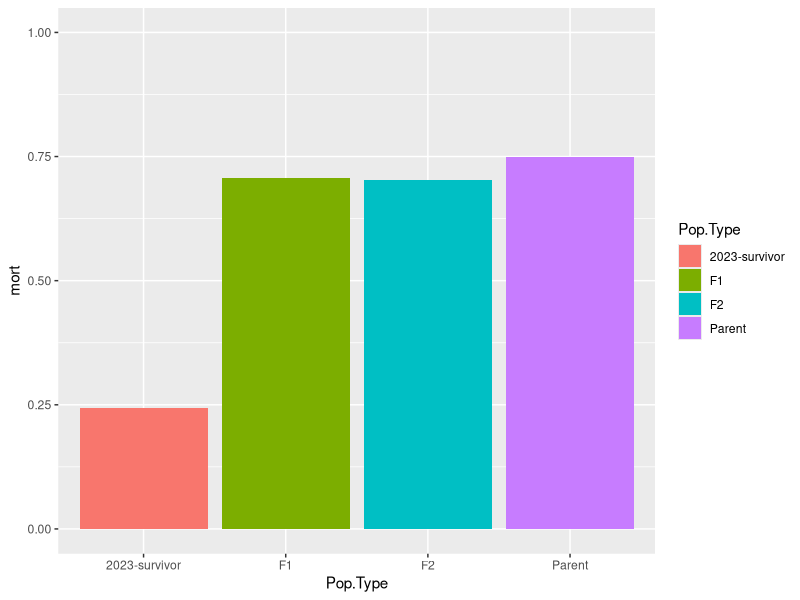
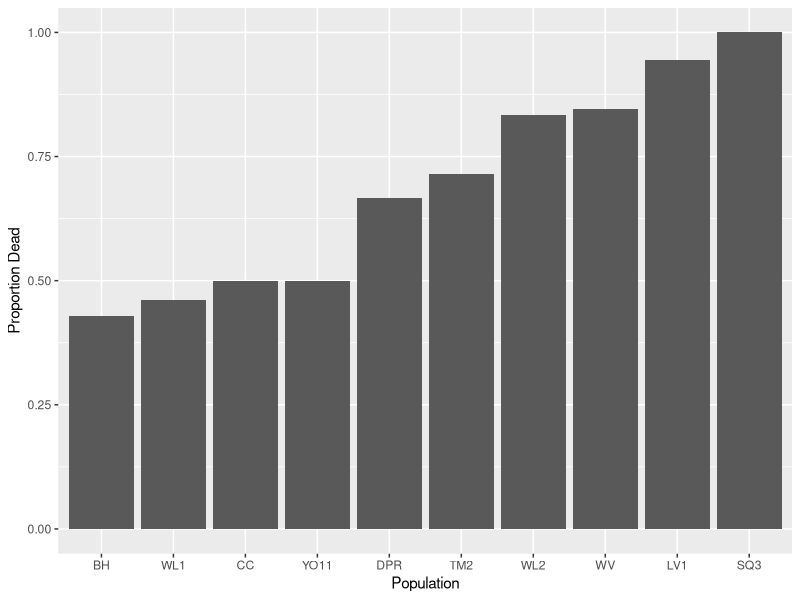
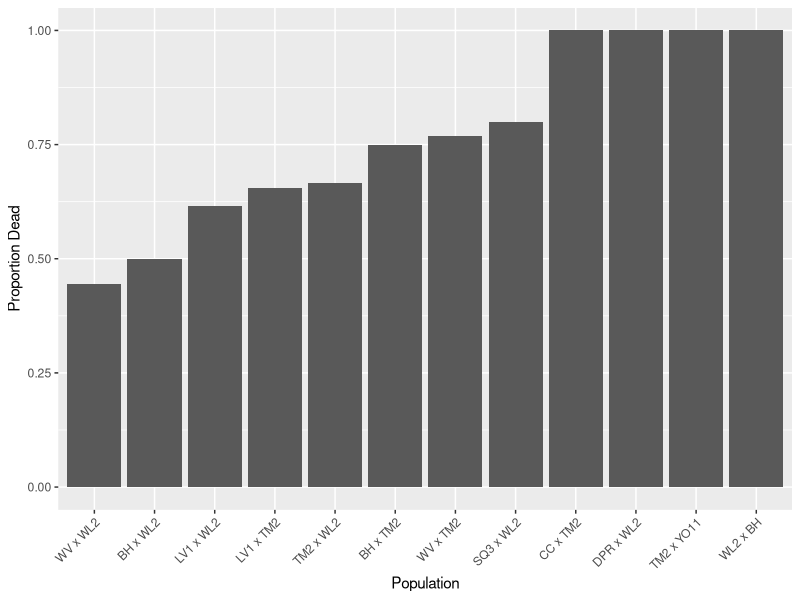
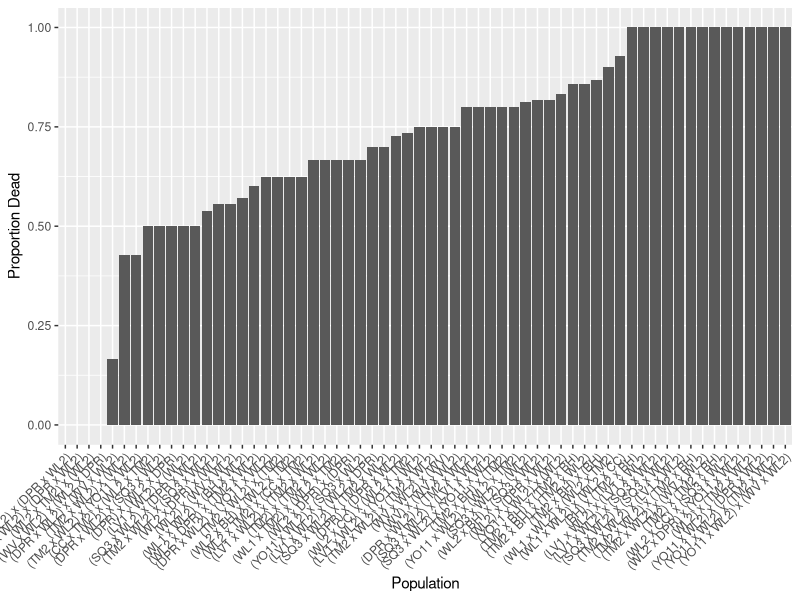
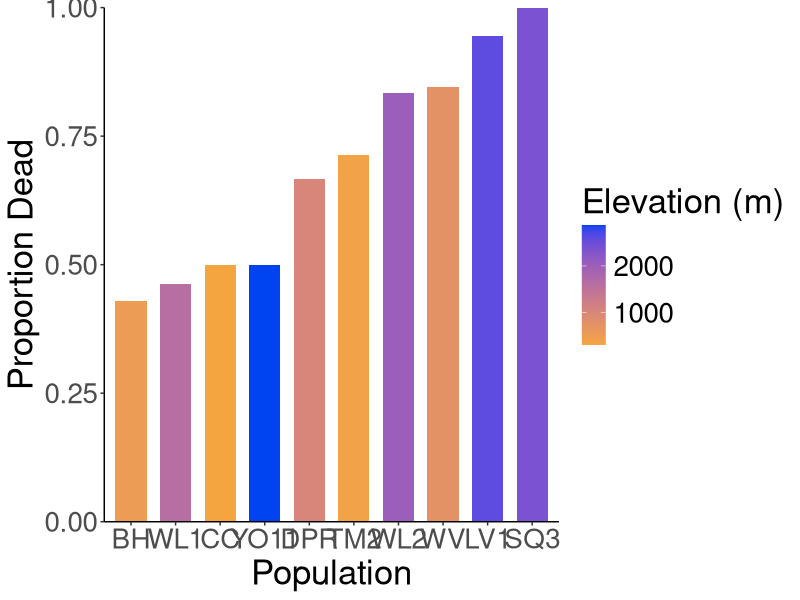
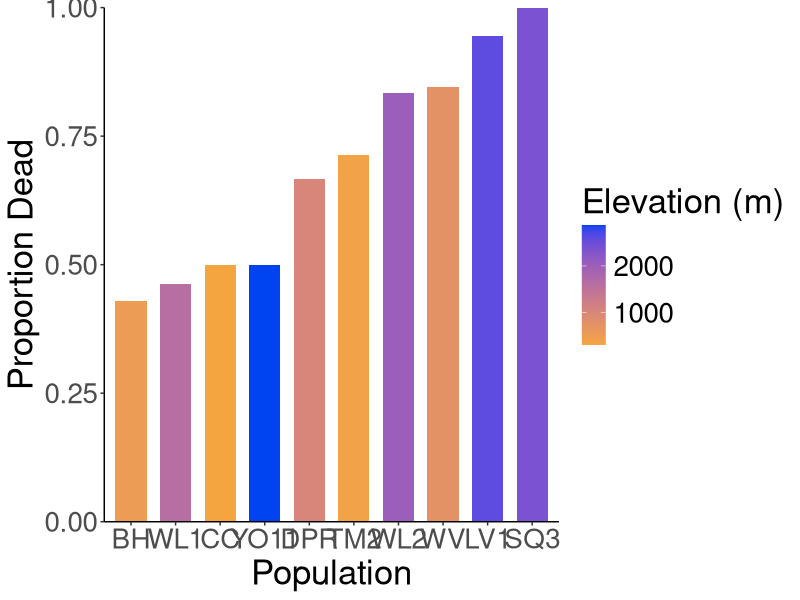

The R script that drew these images, in order:
## ---- chunk 1
knitr::opts_chunk$set(echo = TRUE)
## ---- chunk 2
library(tidyverse)
## ---- chunk 3
mort_pheno_0716 <- read_csv("../input/WL2_2024_Data/WL2_Mort_Pheno Survey_Order_Fixed_0716.csv") %>% 
  select(status:death.date)
head(mort_pheno_0716)
## ---- chunk 4
pop_loc <- read_csv("../input/WL2_2024_Data/WL2_Final_2023_2024_Pop_Loc_Info.csv") %>% 
  rename(row=bedrow, col=bedcol)
head(pop_loc)
## ---- chunk 5
mort_pheno_0716_pops <- left_join(pop_loc, mort_pheno_0716)
head(mort_pheno_0716_pops)
## ---- chunk 6
unique(mort_pheno_0716_pops$Pop.Type)

by_pop_type <- mort_pheno_0716_pops %>% 
  filter(!is.na(Pop.Type)) %>% 
  group_by(Pop.Type) %>% 
  summarise(Alive=sum(is.na(death.date)), Dead=sum(!is.na(death.date))) %>% 
  mutate(mort = Dead/(Alive+Dead))
by_pop_type

by_pop_type %>% 
  filter(Pop.Type != "2023-TM2-fruit") %>% 
  ggplot(aes(x=Pop.Type, y=mort, fill=Pop.Type)) +
  geom_col() +
  ylim(0,1)

## ---- chunk 7
by_pop <- mort_pheno_0716_pops %>% 
  group_by(pop, Pop.Type) %>% 
  summarise(Alive=sum(is.na(death.date)), Dead=sum(!is.na(death.date))) %>% 
  mutate(mort = Dead/(Alive+Dead))
by_pop %>% arrange(mort)

by_pop %>% 
  filter(Pop.Type == "Parent") %>% 
  ggplot(aes(fct_reorder(pop, mort), mort)) + 
  geom_col() +
  labs(x="Population", y="Proportion Dead")

by_pop %>% 
  filter(Pop.Type == "F1") %>% 
  ggplot(aes(fct_reorder(pop, mort), mort)) + 
  geom_col() +
  labs(x="Population", y="Proportion Dead") +
  theme(axis.text.x = element_text(angle = 45, hjust = 1))

by_pop %>% 
  filter(Pop.Type == "F2") %>% 
  ggplot(aes(fct_reorder(pop, mort), mort)) + 
  geom_col() +
  labs(x="Population", y="Proportion Dead") +
  theme(axis.text.x = element_text(angle = 45, hjust = 1))
## ---- chunk 8
by_pop_parents <- by_pop %>% 
  filter(Pop.Type == "Parent")

elev_info <- read_csv("../input/Strep_tort_locs.csv")

elev_info_yo <- elev_info %>% mutate(pop = str_replace(`Site code`, "YOSE(\\d+)", "YO\\1")) %>% select(Lat, Long, elev_m=`Elevation (m)`, pop)
head(elev_info_yo)
unique(elev_info_yo$pop)

by_pop_parents_elev <- left_join(by_pop_parents, elev_info_yo)
head(by_pop_parents_elev)

by_pop_parents_elev %>% 
  ggplot(aes(x=fct_reorder(pop, mort), y=mort, fill=elev_m)) + 
  geom_col(width = 0.7,position = position_dodge(0.75)) +
  labs(x="Population", y="Proportion Dead", fill="Elevation (m)") +
  theme_classic() + 
  scale_y_continuous(expand = c(0, 0)) +
  scale_fill_gradient(low = "#F5A540", high = "#0043F0") +
  theme(text=element_text(size=25))
ggsave("../output/WL2_Traits/WL2_Mortality_0716_Parents.png", width = 14, height = 8, units = "in")
